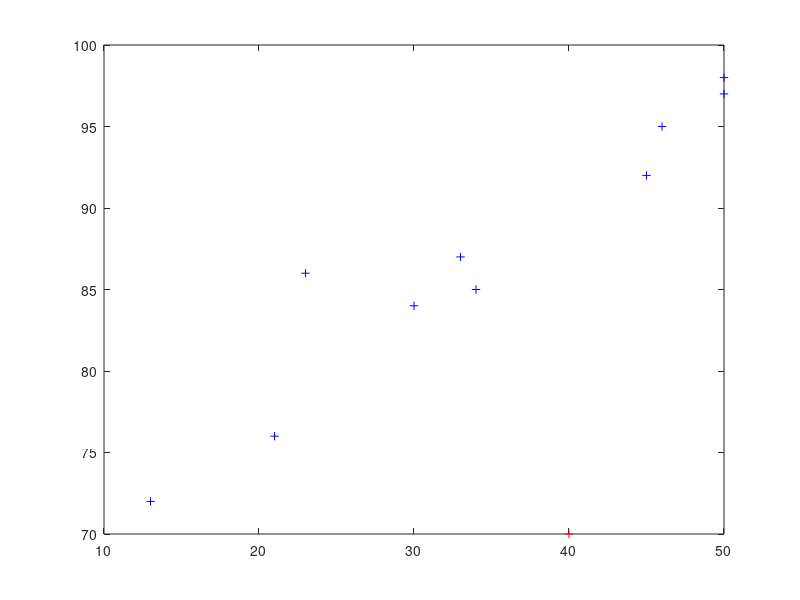

Reproduce this figure in MATLAB.
clear all;
close all;

% exercice n°14 

%chargement notes
notes = load("data/ex14.dat");

%calcul coefficient corrélation linéaire: covariance/produit variances

%moyennes des notes
moy = mean(notes);


%coeff
Coeff = cov(notes(:,1),notes(:,2))/(std(notes(:,1))*std(notes(:,2)));

%plot
figure
plot(notes(:,1),notes(:,2),"b+");
hold on;
%changement
exCoeff = Coeff;
notes = [40 70;notes];
Coeff = cov(notes(:,1),notes(:,2))/(std(notes(:,1))*std(notes(:,2)));
[exCoeff Coeff]

plot(notes(1,1),notes(1,2),"r+");
